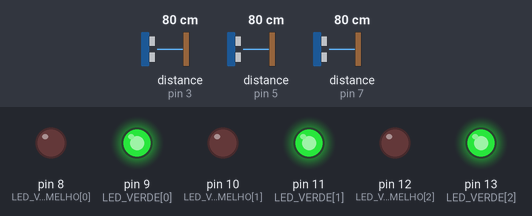
The sketch below on a simulated Arduino Uno, built with avr-gcc and run on an emulated ATmega328P. On the bench: output pins drawn as LEDs (lit = HIGH). Wiring (inferred from the names in the program): 3 × ultrasonic range finder: trigger pin 2, echo pin 3 / trigger pin 4, echo pin 5 / trigger pin 6, echo pin 7. The test bench sets the inputs (shaded band); at power-on: distance to the obstacle (sensors on pin 3, pin 5, pin 7) 80 cm. The echo pulse lasts 58.3 µs per cm; pins used as bus, display or sensor lines are not drawn.

Above: at 1.2 s.
1.3 s: distance to the obstacle (sensor on pin 3) set to 11 cm
2.8 s: distance to the obstacle (sensor on pin 3) set to 8 cm
At 4.1 s:
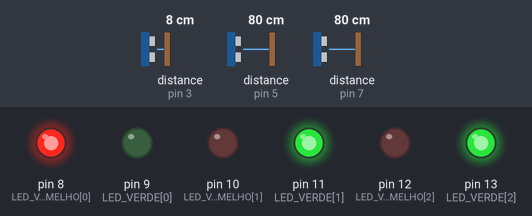
4.4 s: distance to the obstacle (sensor on pin 5) set to 11 cm
5.9 s: distance to the obstacle (sensor on pin 5) set to 8 cm
At 6.4 s:
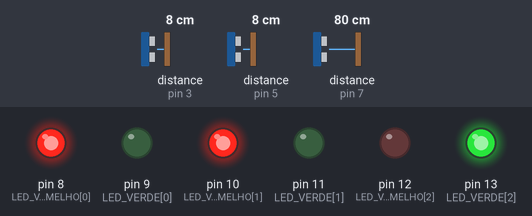
7.4 s: distance to the obstacle (sensor on pin 7) set to 11 cm
8.9 s: distance to the obstacle (sensor on pin 7) set to 8 cm
At 10.5 s:
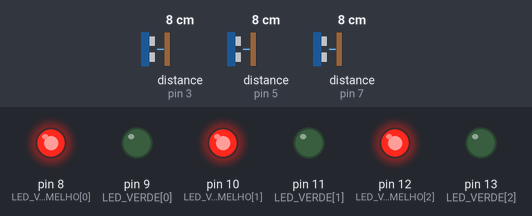
Timing chart, 0 to 11.5 s (numbered marks = the images above; inputs shaded):
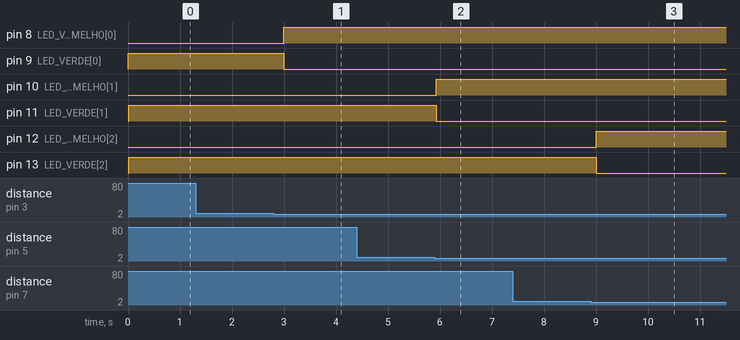

The sketch:

CityFlow_Arduino1.ino
```cpp
/*
 * ============================================
 *     CITYFLOW - ARDUINO 1 (SLAVE)
 *     Monitorizacao das Vagas + LEDs
 * ============================================
 *
 * Este Arduino:
 *   - Monitoriza 3 vagas com sensores ultrasonicos
 *   - Controla LEDs indicadores (verde/vermelho)
 *   - Comunica estado via I2C com Arduino 2
 *
 * Ligacoes dos Sensores:
 *   Sensor Vaga 1: TRIG=D2, ECHO=D3
 *   Sensor Vaga 2: TRIG=D4, ECHO=D5
 *   Sensor Vaga 3: TRIG=D6, ECHO=D7
 *
 * Ligacoes dos LEDs:
 *   LEDs Vaga 1: Vermelho=D8,  Verde=D9
 *   LEDs Vaga 2: Vermelho=D10, Verde=D11
 *   LEDs Vaga 3: Vermelho=D12, Verde=D13
 *
 * Ligacoes I2C (para Arduino 2):
 *   SDA -> A4
 *   SCL -> A5
 *   Endereco I2C: 0x10
 */

#include <Wire.h>

// ----- Sensores Ultrasonicos -----
const int TRIG_PINS[3] = {2, 4, 6};
const int ECHO_PINS[3] = {3, 5, 7};

// ----- LEDs (vermelho e verde para cada vaga) -----
const int LED_VERMELHO[3] = {8, 10, 12};
const int LED_VERDE[3]    = {9, 11, 13};

// ----- Configuracao -----
const int LIMIAR_OCUPADO_CM = 9;

// ----- Estado de ocupacao -----
// bit0=vaga1, bit1=vaga2, bit2=vaga3
volatile byte ocupacaoMask = 0;

// ---------- Funcoes auxiliares ----------

float lerDistanciaCm(int trigPin, int echoPin) {
  // Pulso de trigger
  digitalWrite(trigPin, LOW);
  delayMicroseconds(2);
  digitalWrite(trigPin, HIGH);
  delayMicroseconds(10);
  digitalWrite(trigPin, LOW);

  // Echo (timeout para evitar bloqueios)
  long duracao = pulseIn(echoPin, HIGH, 20000UL); // 20ms

  if (duracao == 0) {
    // Sem leitura válida → considera muito longe
    return 9999.0;
  }

  // Conversão para cm (aprox.)
  float distancia = duracao / 58.0;
  return distancia;
}

// Handler chamado quando o master (Arduino 2) pede dados
void onI2CRequest() {
  Wire.write(ocupacaoMask); // envia 1 byte com bits de ocupação
}

// ---------- Setup e Loop ----------

void setup() {
  // Configurar pinos dos sensores
  for (int i = 0; i < 3; i++) {
    pinMode(TRIG_PINS[i], OUTPUT);
    pinMode(ECHO_PINS[i], INPUT);
  }

  // Configurar pinos dos LEDs
  for (int i = 0; i < 3; i++) {
    pinMode(LED_VERMELHO[i], OUTPUT);
    pinMode(LED_VERDE[i], OUTPUT);
  }

  // Iniciar I2C como slave no endereço 0x10
  Wire.begin(0x10);
  Wire.onRequest(onI2CRequest);

  // Opcional: Serial para debug
  Serial.begin(9600);
}

void loop() {
  byte novaMask = 0;

  for (int i = 0; i < 3; i++) {
    float dist = lerDistanciaCm(TRIG_PINS[i], ECHO_PINS[i]);

    bool ocupado = (dist < LIMIAR_OCUPADO_CM);
    if (ocupado) {
      novaMask |= (1 << i);
    }

    // Controlar LEDs: verde = livre, vermelho = ocupado
    if (ocupado) {
      digitalWrite(LED_VERMELHO[i], HIGH);
      digitalWrite(LED_VERDE[i], LOW);
    } else {
      digitalWrite(LED_VERMELHO[i], LOW);
      digitalWrite(LED_VERDE[i], HIGH);
    }

    // Debug opcional
    // Serial.print("Vaga "); Serial.print(i+1);
    // Serial.print(" dist="); Serial.print(dist);
    // Serial.print("cm ocupado="); Serial.println(ocupado ? "SIM" : "NAO");
  }

  ocupacaoMask = novaMask;

  delay(200); // leitura ~5x por segundo
}
```

Measured:
- the behaviour switches between 10 and 9 cm on distance to the obstacle (sensor on pin 3) (found by bisection; images 0 and 1)
- the behaviour switches between 10 and 9 cm on distance to the obstacle (sensor on pin 5) (found by bisection; images 1 and 2)
- the behaviour switches between 10 and 9 cm on distance to the obstacle (sensor on pin 7) (found by bisection; images 2 and 3)
- after the input at 1.3 s, every drawn part: stays the same
- after the input at 2.8 s, pin 8 (LED_VERMELHO[0]): LOW → HIGH after 0.19 s; pin 9 (LED_VERDE[0]): HIGH → LOW after 0.19 s
- after the input at 4.4 s, every drawn part: stays the same
- after the input at 5.9 s, pin 10 (LED_VERMELHO[1]): LOW → HIGH at once; pin 11 (LED_VERDE[1]): HIGH → LOW at once
- after the input at 7.4 s, every drawn part: stays the same
- after the input at 8.9 s, pin 12 (LED_VERMELHO[2]): LOW → HIGH after 0.10 s; pin 13 (LED_VERDE[2]): HIGH → LOW after 0.10 s
